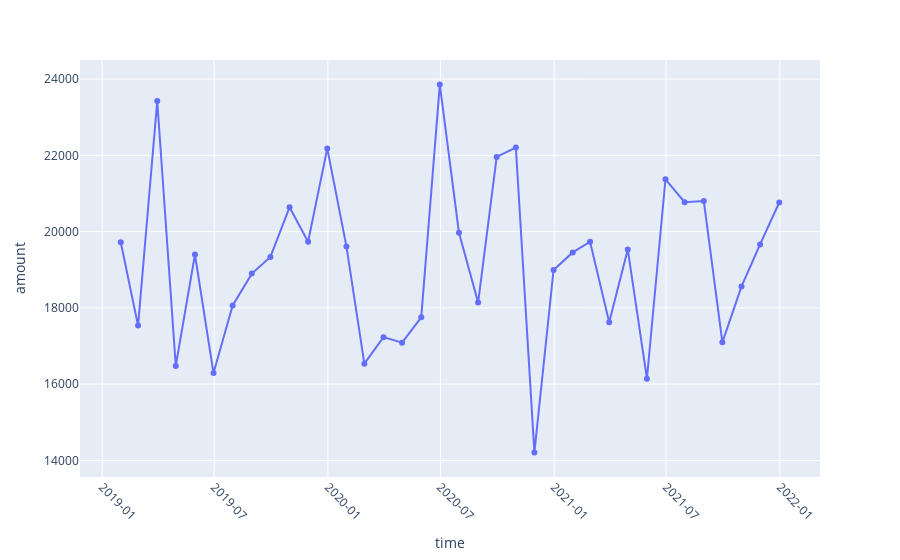

The notebook cell this image was saved under:
### Code cell
fig2 = px.line(
    df2,
    x = "time",
    y = "amount",
    markers = True,
    hover_data={"time": "|%Y年%m月"}
)

fig2.update_layout(
    xaxis_tickangle = 45,
    xaxis_tickformat = "%Y-%m",
    yaxis_tickformat = "0"
)
fig2.show()

### Figure 1 — Plotly figure (JSON) as saved in the notebook; plotly's stock layout.template omitted (floating-point values rounded to 4 significant figures)
{"data": [{"hovertemplate": "time=%{x|%Y年%m月}<br>amount=%{y}<extra></extra>", "legendgroup": "", "line": {"color": "#636efa", "dash": "solid"}, "marker": {"symbol": "circle"}, "mode": "lines+markers", "name": "", "orientation": "v", "showlegend": false, "type": "scatter", "x": ["2019-01-31T00:00:00", "2019-02-28T00:00:00", "2019-03-31T00:00:00", "2019-04-30T00:00:00", "2019-05-31T00:00:00", "2019-06-30T00:00:00", "2019-07-31T00:00:00", "2019-08-31T00:00:00", "2019-09-30T00:00:00", "2019-10-31T00:00:00", "2019-11-30T00:00:00", "2019-12-31T00:00:00", "2020-01-31T00:00:00", "2020-02-29T00:00:00", "2020-03-31T00:00:00", "2020-04-30T00:00:00", "2020-05-31T00:00:00", "2020-06-30T00:00:00", "2020-07-31T00:00:00", "2020-08-31T00:00:00", "2020-09-30T00:00:00", "2020-10-31T00:00:00", "2020-11-30T00:00:00", "2020-12-31T00:00:00", "2021-01-31T00:00:00", "2021-02-28T00:00:00", "2021-03-31T00:00:00", "2021-04-30T00:00:00", "2021-05-31T00:00:00", "2021-06-30T00:00:00", "2021-07-31T00:00:00", "2021-08-31T00:00:00", "2021-09-30T00:00:00", "2021-10-31T00:00:00", "2021-11-30T00:00:00", "2021-12-31T00:00:00"], "xaxis": "x", "y": [19720.0, 17540.0, 23420.0, 16480.0, 19400.0, 16290.0, 18070.0, 18900.0, 19340.0, 20640.0, 19730.0, 22180.0, 19610.0, 16540.0, 17230.0, 17090.0, 17750.0, 23850.0, 19970.0, 18140.0, 21960.0, 22202, 14210.0, 18990.0, 19450.0, 19730.0, 17620.0, 19530.0, 16140.0, 21370.0, 20770.0, 20799, 17100.0, 18560.0, 19663, 20760.0], "yaxis": "y"}], "layout": {"legend": {"tracegroupgap": 0}, "margin": {"t": 60}, "xaxis": {"anchor": "y", "domain": [0, 1], "tickangle": 45, "tickformat": "%Y-%m", "title": {"text": "time"}}, "yaxis": {"anchor": "x", "domain": [0, 1], "tickformat": "0", "title": {"text": "amount"}}}}
